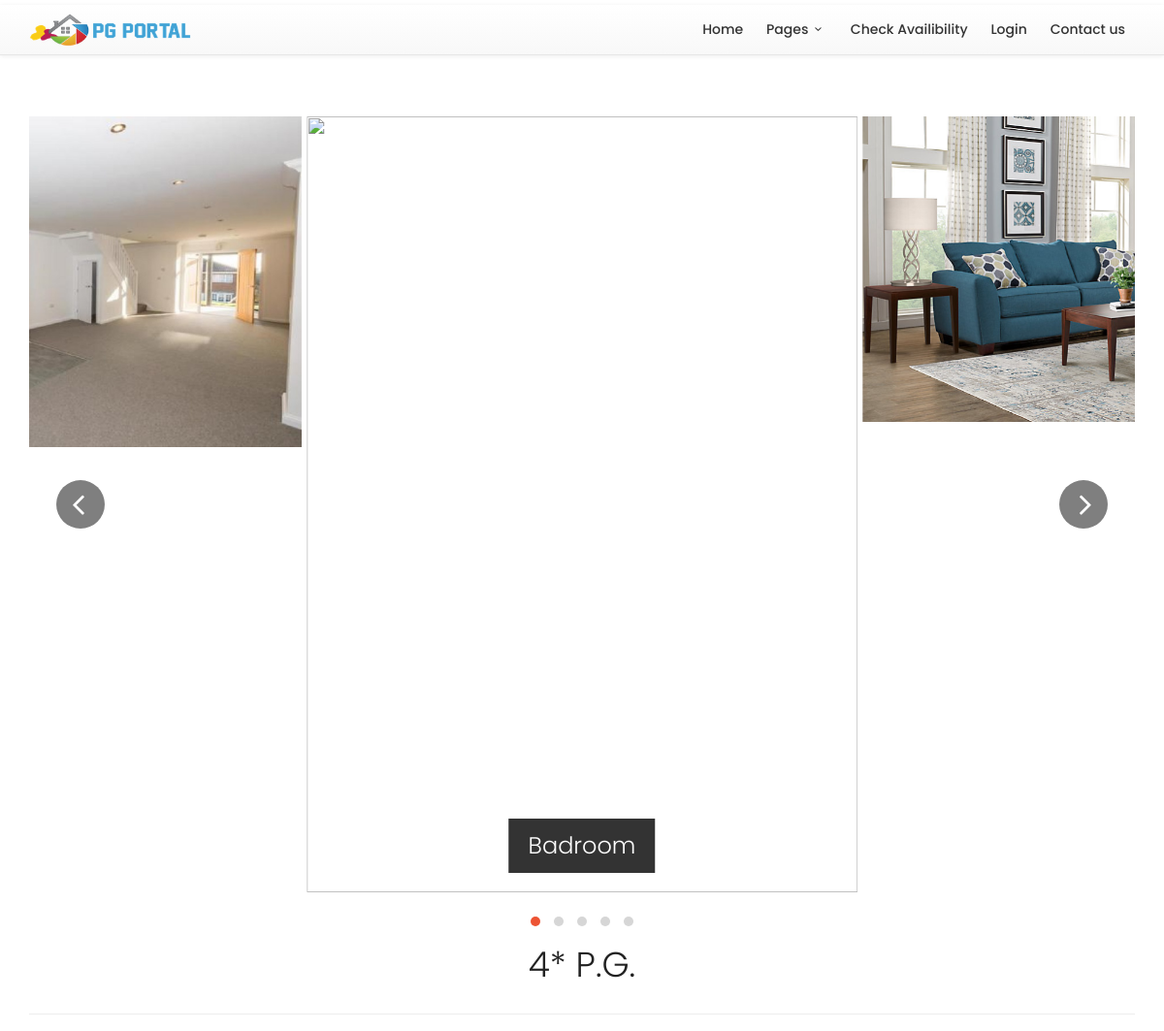
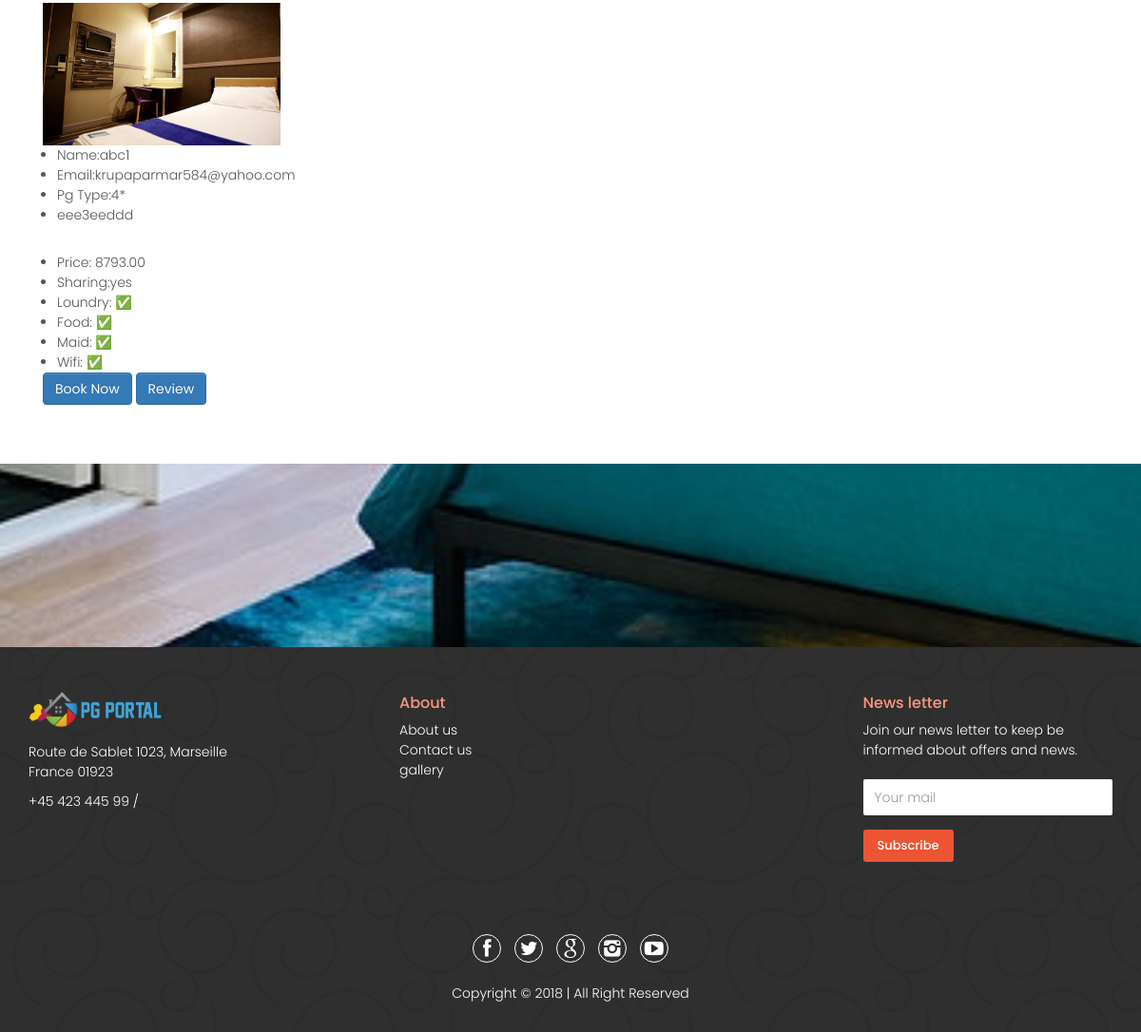
The page /room_detail3/ on the database its author committed (2 pictures, top to bottom).
### app/models.py (models this page shows, shortened)
class Owner(models.Model):
    name = models.CharField(max_length=30, unique=True)
    contact=models.BigIntegerField(default=0)
    email = models.EmailField(null=True)
    pg_type = models.CharField(max_length=5, choices=PG_TYPE, verbose_name='PG Type')
    description = models.TextField(max_length=200,blank=True)
    price = models.DecimalField(decimal_places=2, max_digits=20, null=True)
    sharing = models.CharField(max_length=20)
    wifi = models.BooleanField(default=False)
    loundry = models.BooleanField(default=False)
    food = models.BooleanField(default=False)
    maid = models.BooleanField(default=False)
    image = models.ImageField(upload_to='product_images', blank=True)

### app/views.py (the view)
# urls.py: url(r'^room_detail3/', room_detail3, name='room_detail3'),
def room_detail3(request, id=None):
    pg_type = "4*"
    photo = Photo.objects.all()
    qs = Owner.objects.all()
    qs = qs.filter(
        Q(pg_type__icontains=pg_type)
    )
    i = 0
    while (i < len(qs.values())):
        photo_name = qs.values()[i]['id']
        images = Photo.objects.filter(photo=photo_name)
        i += 1
    context = {
            'object_list': qs,
            'photos': photo,
            'images': images,
            'room_id':photo_name,
    }
    template = "room_detail/room_detail3.html"
    return render(request, template, context)

### app/templates/room_detail/room_detail3.html (shortened to what this page needs)
{% extends "index.html" %}
{% load crispy_forms_tags %}
{% block content %}
<link href="../static/css/base.css" rel="stylesheet">
<link rel="stylesheet" type="text/css" href="../static/css/owl.carousel.css">
<link rel="stylesheet" type="text/css" href="../static/css/owl.theme.default.css">
<div class="carousel_in">
      <div><img src="../static/img/room_detail_1.jpg" alt=""><div class="caption"><h3> Badroom</h3></div></div>
       <div><img src="../static/img/room_detail_6.jpg" alt=""><div class="caption"><h3>Living room</h3></div></div>
      <div><img src="../static/img/room_detail_7.jpg" alt=""><div class="caption"><h3>Flate</h3></div></div>
    </div>
<h1 class="main_title_in">4* P.G.</h1>
{% for object in object_list %}
<div class="col-xs-3" style="min-height: 450px; margin-top: 20px">
<a href="#" data-toggle="modal" data-target="#abc" ><img  style="height: 150px; width: 250px" src="../media/{{object.image}}" id = "img"></a>
<ul style="margin: 0; padding: 0; margin-left: 15px;">
    <li>Name:{{object.name}}</li>
    <li>Email:{{object.email}}</li>
    <li>Pg Type:{{object.pg_type}}</li>
    <li style="min-height: 50px;">{{object.description}}</li>
    <li>Price: {{object.price}}</li>
    <li>Sharing:{{object.sharing}}</li>
    {% if object.loundry == True %}
    <li>Loundry: &#9989;</li>
    {% else %}
    <li>Loundry: &#10008;</li>
    {% endif %}
    {% if object.food == True %}
    <li>Food: &#9989;</li>
    {% else %}
    <li>Food: &#10008;</li>
    {% endif %}
    {% if object.maid == True %}
    <li>Maid: &#9989;</li>
    {% else %}
    <li>Maid: &#10008;</li>
    {% endif %}
    {% if object.wifi == True %}
    <li>Wifi: &#9989;</li>
    {% else %}
    <li>Wifi: &#10008;</li>
    {% endif %}
</ul>
<a href="/booking" class="btn btn-primary">Book Now</a>
<a href="/review_list/4star" class="btn btn-primary">Review</a>
</div>
{% endfor %}
{% endblock content %}

### app/static/css/style.css (style rules this page uses)
body,h1,h2,h3,h4,h5,h6 { -webkit-font-smoothing:antialiased; font-weight:300 }
a,a:focus,a:hover { text-decoration:none; outline:0 }
body { background:#fff; font-size:14px; line-height:1.5; font-family:Poppins,Arial,sans-serif; color:#555 }
h1,h2,h3,h4,h5,h6 { color:#222 }
h1.main_title_in { border-bottom:1px solid #ededed; text-align:center; padding:15px 15px 30px; margin:0 }
.caption h3,.parallax-window#short #subheader h1,h3.caption_header { background-color:rgba(0,0,0,.8); display:inline-block }
.caption h3 { margin:0; padding:15px 20px; font-size:24px; color:#fff }
a { color:#111; -webkit-transition:all .2s ease; transition:all .2s ease }
.carousel_in { margin-top:60px }
.caption { position:absolute; bottom:20px; left:0; text-align:center; width:100%; opacity:0; -webkit-transition:opacity 1s ease-in-out; -moz-transition:opacity 1s ease-in-out; -ms-transition:opacity 1s ease-in-out; -o-transition:opacity 1s ease-in-out; transition:opacity 1s ease-in-out }
.owl-item.active.center .caption { opacity:1 }

### rows shown on the page
Owner: image (picture), name "abc1", email "krupaparmar584@yahoo.com", pg_type "4*", description "eee3eeddd", price "8793.00", sharing "yes", loundry "Loundry: ✅", food "Food: ✅", maid "Maid: ✅", wifi "Wifi: ✅"
